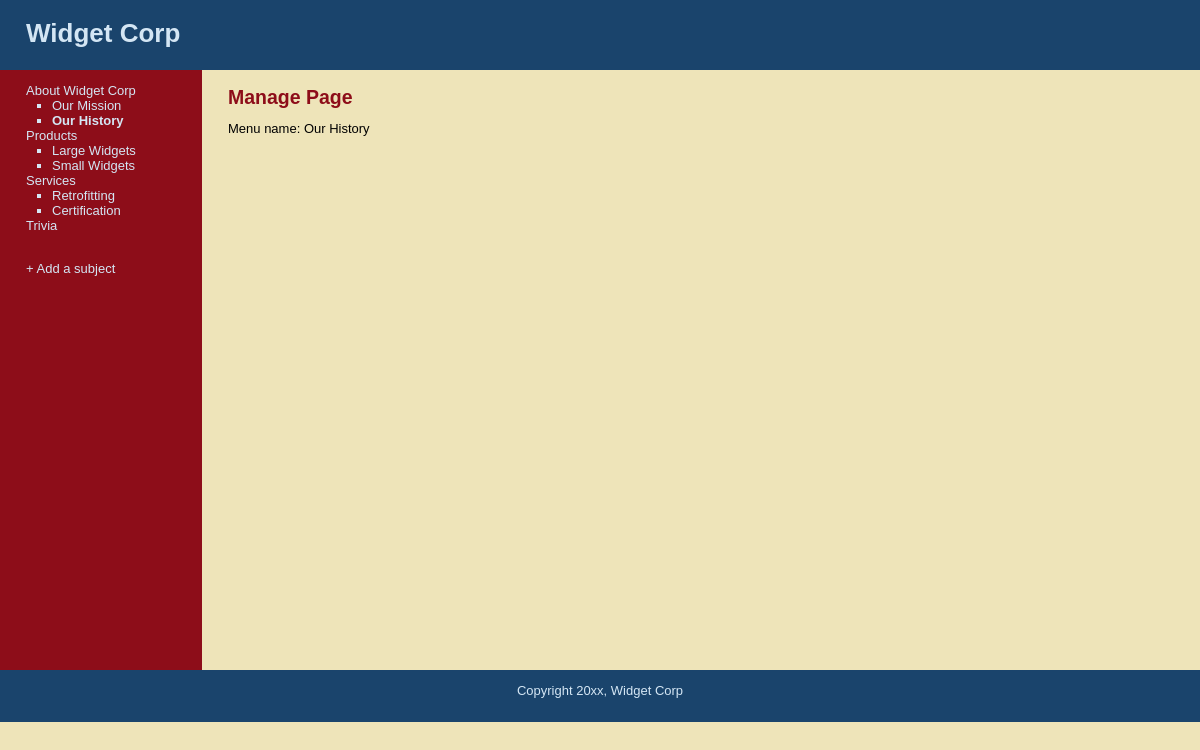
The app's page /manage_content.php?page=2 with its own data.
### tables this page shows
CREATE TABLE IF NOT EXISTS `subjects` (
`id` int(11) NOT NULL,
  `menu_name` varchar(30) NOT NULL,
  `position` int(3) NOT NULL,
  `visible` tinyint(1) NOT NULL
);

CREATE TABLE IF NOT EXISTS `pages` (
`id` int(11) NOT NULL,
  `subject_id` int(11) NOT NULL,
  `menu_name` varchar(30) NOT NULL,
  `position` int(3) NOT NULL,
  `visible` tinyint(1) NOT NULL,
  `content` text
);

### public/manage_content.php (the view)
<?php require_once("../includes/db_connection.php"); ?>
<?php require_once("../includes/functions.php"); ?>
<?php include("../includes/layouts/header.php"); ?>
<?php find_selected_page(); ?>
<div id="main">
	<div id="navigation">
		<?php echo navigation($current_subject, $current_page); ?>
		<br>
		<a href="new_subject.php">+ Add a subject</a>
	</div>
	<div id="page">
		<?php if ($current_subject) { ?>
			<h2>Manage Subject</h2>
			Menu name: <?php echo $current_subject["menu_name"]; ?><br>
		<?php } else if ($current_page) { ?>
			<h2>Manage Page</h2>
			Menu name: <?php echo $current_page["menu_name"]; ?><br>
		<?php } else { ?>
			<p>Please select a subject or a page</p>
		<?php } ?>
	</div>
</div>
<?php include("../includes/layouts/footer.php"); ?>

### includes/functions.php (shortened to what this page needs)
<?php
	function find_all_subjects() {
		global $connection;
		$query  = "SELECT * ";
		$query .= "FROM subjects ";
		$query .= "ORDER BY position ASC";
		$subject_set = mysqli_query($connection, $query);
		return $subject_set;
	}
	function find_pages_for_subject($subject_id) {
		global $connection;
		$safe_subject_id = mysqli_real_escape_string($connection, $subject_id);
		$query  = "SELECT * ";
		$query .= "FROM pages ";
		$query .= "WHERE visible = 1 ";
		$query .= "AND subject_id = {$safe_subject_id} ";
		$query .= "ORDER BY position ASC";
		$page_set = mysqli_query($connection, $query);
		return $page_set;
	}
	function find_page_by_id($page_id) {
		global $connection;
		$safe_page_id = mysqli_real_escape_string($connection, $page_id);
		$query  = "SELECT * ";
		$query .= "FROM pages ";
		$query .= "WHERE id = {$safe_page_id} ";
		$query .= "LIMIT 1";
		$page_set = mysqli_query($connection, $query);
		if ($page = mysqli_fetch_assoc($page_set)) {
			return $page;
		} else {
			return null;
		}
	}
	function find_selected_page() {
		global $current_subject;
		global $current_page;
		if (isset($_GET["subject"])) {
			$current_subject = find_subject_by_id($_GET["subject"]);
			$current_page = null;
		} elseif (isset($_GET["page"])) {
			$current_subject = null;
			$current_page = find_page_by_id($_GET["page"]);
		} else {
			$current_subject = null;
			$current_page = null;
		}
		return array($current_subject, $current_page);
	}
	function navigation($subject_array, $page_array) {
		$output = "<ul class=\"subjects\">";
		$subject_set = find_all_subjects();
		while ($subject = mysqli_fetch_assoc($subject_set)) {
			$output .= "<li";
			$output .= ">";
			$output .= "<a href=\"manage_content.php?subject=";
			$output .= urlencode($subject['id']);
			$output .= "\">";
			$output .= $subject["menu_name"];
			$output .= "</a>";
			$page_set = find_pages_for_subject($subject["id"]);
			$output .= "<ul class=\"pages\">";
			while ($page = mysqli_fetch_assoc($page_set)) {
				$output .= "<li";
				if ($page_array && $page["id"] == $page_array["id"]) {
					$output .= " class=\"selected\"";
				}
				$output .= ">";
				$output .= "<a href=\"manage_content.php?page=";
				$output .= urlencode($page['id']);
				$output .= "\">";
				$output .= $page["menu_name"];
				$output .= "</a>";
				$output .= "</li>";
			}
			$output .= "</ul>";
			$output .= "</li>";
		}
		$output .= "</ul>";
		return $output;
	}
?>

### public/stylesheets/public.css (style rules this page uses)
html { height: 100%; width: 100%; }
body { width: 100%; height: 100%; margin: 0; padding: 0; border: 0; font-family: Verdana, Arial, Helvetica, sans-serif; font-size: 13px; line-height: 15px; background: #EEE4B9; }
a { color: #8D0D19; }
#main { height: 600px; width: 100%; margin: 0; padding: 0; background: #EEE4B9; }
#navigation { float: left; width: 150px; height: 100%; margin: 0; padding: 0 2em; color: #D4E6F4; background: #8D0D19; }
#navigation a { color: #D4E6F4; text-decoration: none; }
ul.subjects { margin: 1em 0; padding-left: 0; list-style: none; }
ul.pages { padding-left: 2em; list-style: square; font-weight: normal; }
.selected { font-weight: bold; }
#page { float: left; height: 100%; padding-left: 2em; vertical-align: top; background: #EEE4B9; }
#page h2 { color: #8D0D19; margin-top: 1em; }

### records on screen
subjects: value "About Widget Corp"
pages: value "Our Mission"
pages: value "Our History", menu_name "Our History"
subjects: value "Products"
pages: value "Large Widgets"
pages: value "Small Widgets"
subjects: value "Services"
pages: value "Retrofitting"
pages: value "Certification"
subjects: value "Trivia"
